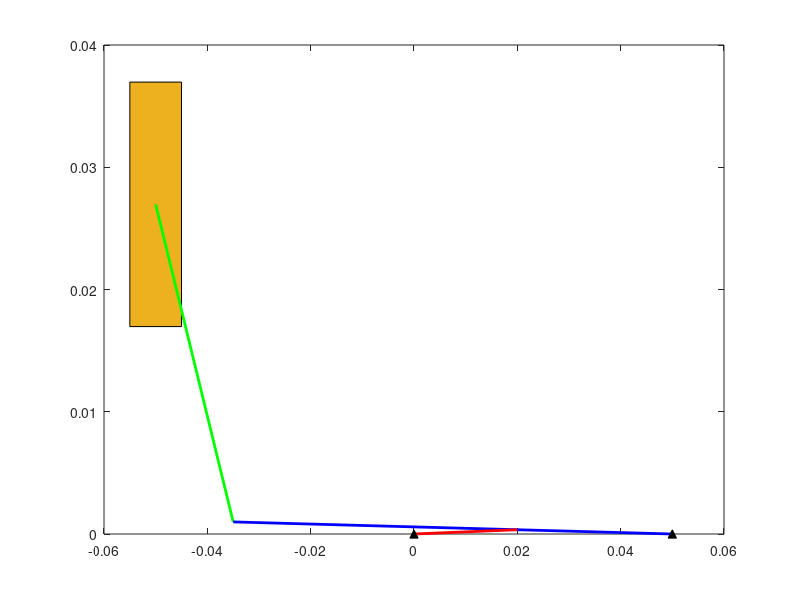

The MATLAB source for this figure: (Note: this script raises an error after producing the figure.)
%% ME321 Project - Jacob Chartrand, Jared Elliott, Chris Gosk
clear; clc; close all;

%%Fixed lengths
r1 = 5*10^(-2); % m  o2o
r2 = 2*10^(-2); % m  o2a
r4 = 8.5*10^(-2); % m o3B
r5 = 3*10^(-2); % m BC
r7 = 10*10^(-2); % m o2o4.

%Driving link parameters
theta2 = deg2rad(1):deg2rad(1):deg2rad(360); % from 0-360 degrees
dtheta2 = -10; % 10 rad/s CCW constant rotation
ddtheta2 = 0;  % 0 rad/s^2 angular acceleration

%% Part 1- Calculations for kinematic variables, loop closure eqn

%Displacments
r3 = sqrt((r1.*r1 + r2.*r2 -2.*r2.*r1.*cos(theta2)));
theta3 = -asin(r2.*sin(theta2)./r3)+pi;
theta5 = acos((-r7-r4.*cos(theta3))/r5);
r6 = -r4.*sin(theta3)-r5.*sin(theta5); 

%Velocities
dtheta3 = -r2.*dtheta2.*cos(theta2-theta3);
dtheta5 = -r4.*dtheta3.*sin(theta3)./(r5.*sin(theta5));
dr3 = sqrt(r3.*r3.*dtheta3.*dtheta3+r2.*r2.*dtheta2.*dtheta2-2.*r2.*r3.*...
        dtheta2.*dtheta3.*cos(theta3-theta2));
dr4 = 0;
dr6 = r4.*dtheta3.*sin(theta3-theta5)./(sin(theta5));

%Acelerations
ddtheta3 = (-2.*dr3.*dtheta3 +r2.*dtheta2.*dtheta2.*sin(theta3-theta2))...
        ./r3;
ddtheta5 = (r4.*ddtheta3.*sin(theta3)+r4.*dtheta3.*dtheta3.*cos(theta3)...
        +r5.*dtheta5.*dtheta5.*cos(theta5))./(-r5.*sin(theta5));
ddr6 = r4.*dtheta3.*dtheta3.*sin(theta3)-r4.*ddtheta3.*cos(theta3)+r5.*...
        dtheta5.*dtheta5.*sin(theta5)-r5.*ddtheta5.*cos(theta5);


%% Plot vars;

for x = 1:1:360 %Mechanism Animation
figure (1)

%Plot fixed points
plot (0,0,'^','MarkerFaceColor', [0 0 0],'MarkerEdgeColor', [0 0 0]) %o2
hold on
plot (r1,0,'^','MarkerFaceColor', [0 0 0],'MarkerEdgeColor', [0 0 0]) %o3
hold on

%Positions of joints
%      o2   A2          o3    B                         C
Cx = [0   r2.*cosd(x)   r1    r1+r4.*cos(theta3(x))      r1-r7 ];
Cy = [0   r2.*sind(x)   0     r4.*sin(theta3(x))        -r6(x) ];

%Connecting joints with lines
Link2 = line([Cx(1) Cx(2)], [Cy(1) Cy(2)], 'color', 'r', 'linewidth', 2);
Link3 = line([Cx(3) Cx(4)], [Cy(3) Cy(4)], 'color', 'b', 'linewidth', 2 );
Link5 = line([Cx(4) Cx(5)], [Cy(4) Cy(5)], 'color', 'g', 'linewidth', 2);
hold off

%Plot wall slider block
rectangle('Position',[-5.5*10^(-2) -r6(x)-1*10^(-2) 1*10^(-2) 2*10^(-2)],...
        'FaceColor', [0.9290 0.6940 0.1250]);
hold on
set(gca,'Children',flipud(get(gca,'Children'))) %Places link5 over slider

%Plot slider
slider_height = 0.5*10^(-2);
slider_width = 0.25*10^(-2);

slider = polyshape([Cx(2)-slider_height Cx(2)-slider_height ...%X points
    Cx(2)+slider_height Cx(2)+slider_height], ... 
    [Cy(2)+slider_width Cy(2)-slider_width ... %Y points
    Cy(2)-slider_width Cy(2)+slider_width]); %Slider position
slider = rotate(slider,rad2deg(theta3(x)),[Cx(2) Cy(2)]); %Slider Rotation
plot(slider, 'FaceColor', [0.9290 0.6940 0.1250]);
hold off

%Axis formatting
axis equal
axis ([-0.07 0.1 -0.12 0.12])

end



%theta3/dtheta3/ddtheta3 v theta 
figure (2)
plot(theta2,theta3)
grid on
title('$\theta_3$ vs $\theta_2$', 'Interpreter','latex')
xlabel('\theta_2   unit: rad')
ylabel('\theta_3 unit: rad')

figure (3)
plot(theta2,dtheta3)
grid on
title('d $\theta_3$ vs $\theta_2$', 'Interpreter','latex')
xlabel(' \theta_2   unit: rad')
ylabel('d \theta_3 unit: rad/s')

figure (4)
plot(theta2, ddtheta3)
grid on
title('dd $\theta_3$ vs $\theta_2$', 'Interpreter','latex')
xlabel('\theta_2   unit: rad')
ylabel('dd \theta_3 unit: rad/s^2')

%Theta5 

figure (5)
plot(theta2,theta5)
grid on
title('$\theta_5$ vs $\theta_2$', 'Interpreter','latex')
xlabel('\theta_2   unit: rad')
ylabel('\theta_5 unit: rad')

figure (6)
plot(theta2,dtheta5)
grid on
title('d $\theta_5$ vs $\theta_2$', 'Interpreter','latex')
xlabel(' \theta_2   unit: rad')
ylabel('d \theta_5 unit: rad/s')

figure (7)
plot(theta2, ddtheta5)
grid on
title('dd $\theta_5$ vs $\theta_2$', 'Interpreter','latex')
xlabel('\theta_2   unit: rad')
ylabel('dd \theta_5 unit: rad/s^2')


%Slider 6 displacment, Speed Accleration

figure (8)
plot(theta2,-r6)
grid on
title('$r6$ vs $\theta_2$', 'Interpreter','latex')
xlabel('\theta_2   unit: rad')
ylabel('r6 unit: m')

figure (9)
plot(theta2,-dr6)
grid on
title('$dr6$ vs $\theta_2$', 'Interpreter','latex')
xlabel('\theta_2   unit: rad')
ylabel('dr6 unit: m/s')

figure (10)
plot(theta2,-ddr6)
grid on
title('$ddr6$ vs $\theta_2$', 'Interpreter','latex')
xlabel('\theta_2   unit: rad')
ylabel('ddr6 unit: m/s^2')
 
%*****************************************************
%% Part 2 - Force and Moment Calculation

%%initial parameters:

rho = 2700; % density, kg/m3
d = 0.5*10^(-2); % diameter, m
m6 = 12*10^(-2); % slider mass, kg
m4 = 12*10^(-2); % slider mass, kg
m2 = pi*(d/2)^2*r2; % link 2, o2a2 kg
m5 = pi*(d/2)^2*r5; % link 5, BC kg

M12_list = [];
Fs_list  = []; % Shaking force
Fs_alpha = []; % Direction of shaking force
Ms_list  = []; % Shaking moment
theta2_list = [];

%Initializing force magnitude vectors
F12_list = [];
F13_list = [];
F16_list = [];
F24_list = [];
F34_list = [];
F35_list = [];
F56_list = [];

%Initializing force angle vectors
F12_alpha = [];
F13_alpha = [];
F24_alpha = [];
F35_alpha = [];
F56_alpha = [];

for i = 1:1:360
    %Calculate m3, changes with theta2
    m3 = pi*(d/2)^2*r3(i); % link 3, o3a3 kg
    
    %Create ma vector based on input variables at angle i
    B = get_ma_vector(m2, m3, m4, m5, m6, theta2(i), dtheta2, theta3(i),... 
              dtheta3(i), ddtheta3(i), theta5(i), dtheta5(i), ddtheta5(i),... 
              r2, r3(i), r4, r5, ddr6(i));

    
    %Create A matrix based on input variables at angle i
    A = get_A_matrix(theta2(i),theta3(i), theta5(i), r3(i), r4, r5);

    x = A\ B; % Ax = B, solution for x
    
    % M12:
    M12 = x(13);
    M12_list = [M12_list; M12];
    
    %Assign force to index in x array
    F12x = x(1);
    F12y = x(2);
    F13x = x(3);
    F13y = x(4);
    F16  = x(5);
    F24x = x(6);
    F24y = x(7);
    F34  = x(8);
    F35x = x(9);
    F35y = x(10);
    F56x = x(11);
    F56y = x(12);
    
    %Calculate magnitude for forces
    F12 = sqrt(F12x^2 + F12y^2);
    F13 = sqrt(F13x^2 + F13y^2);
    F24 = sqrt(F24x^2 + F24y^2);
    F35 = sqrt(F35x^2 + F35y^2);
    F56 = sqrt(F56x^2 + F56y^2);
    
    %Calculate shaking force
    Fsx = F12x + F13x + F16;
    Fsy = F12y + F13y;
    Fs = sqrt(Fsx^2 + Fsy^2);

    %Calculate shaking moment
    Ms = M12 + F13y*r1 - F16*r6(i);

    %Add force/moment to new column in respective Fij_list array 
    F12_list = [F12_list; F12];
    F13_list = [F13_list; F13];
    F16_list = [F16_list; F16];
    F24_list = [F24_list; F24];
    F34_list = [F34_list; F34];
    F35_list = [F35_list; F35];
    F56_list = [F56_list; F56];
    Fs_list  = [Fs_list; Fs];
    Ms_list  = [Ms_list; Ms];
    
    % Directions of all forces:    
    fx = F12x;
    fy = F12y;
    alpha_f = atan(fx\fy);
    if F12x < 0
        alpha_f = alpha_f + pi;
    end 
    F12_alpha = [F12_alpha; alpha_f];

    fx = F13x;
    fy = F13y;
    alpha_f = atan(fx\fy);
    if fx < 0
        alpha_f = alpha_f + pi;
    end 
    F13_alpha = [F13_alpha; alpha_f];

    fx = F24x;
    fy = F24y;
    alpha_f = atan(fx\fy);
    if fx < 0
        alpha_f = alpha_f + pi;
    end 
    F24_alpha = [F24_alpha; alpha_f];

    fx = F35x;
    fy = F35y;
    alpha_f = atan(fx\fy);
    if fx < 0
        alpha_f = alpha_f + pi;
    end 
    F35_alpha = [F35_alpha; alpha_f];

    fx = F56x;
    fy = F56y;
    alpha_f = atan(fx\fy);
    if fx < 0
        alpha_f = alpha_f + pi;
    end 
    F56_alpha = [F56_alpha; alpha_f];
   
    fx = Fsx;
    fy = Fsy;
    alpha_f = atan(fx\fy);
    if fx < 0
        alpha_f = alpha_f + pi;
    end 
    Fs_alpha = [Fs_alpha; alpha_f];
  
end

% Kinetics plot deliverables

figure (11)
plot(theta2,Ms_list)
grid on;
title('M_{s} vs \theta_2')
xlabel('\theta_2   unit: rad')
ylabel('M12   unit: N-m')

figure (12)
polarplot(Fs_alpha,Fs_list)
grid on;
title('F_{s} polar plot')

figure (13)
polarplot(F12_alpha,F12_list)
grid on;
title('F_{12} polar plot')

figure (14)
polarplot(F13_alpha,F13_list)
grid on;
title('F_{13} polar plot')

figure (15)
polarplot(F24_alpha,F24_list)
grid on;
title('F_{24} polar plot')

figure (16)
polarplot(F35_alpha,F35_list)
grid on;
title('F_{35} plot')

figure (17)
polarplot(F56_alpha,F56_list)
grid on;
title('F_{56} plot')